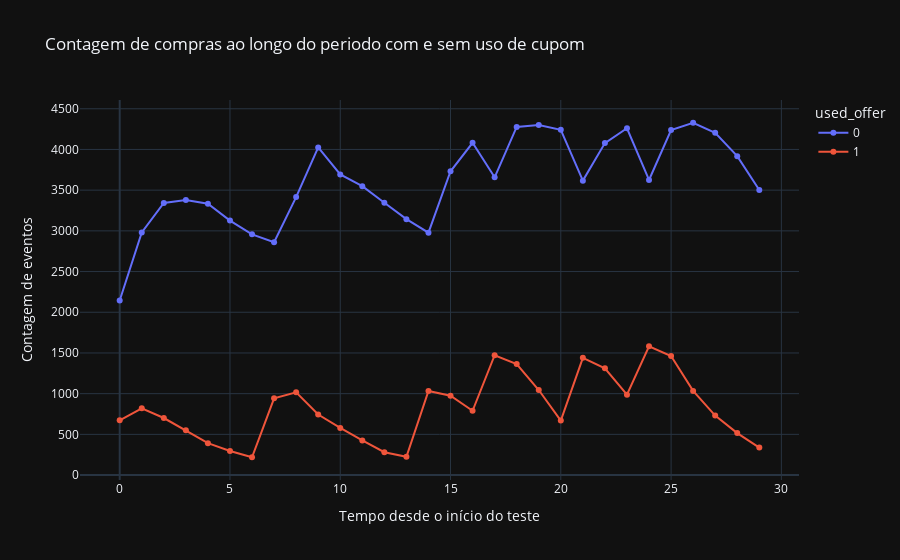

The code cell stored with this chart in its notebook:
### Markdown cell above
## 3.2. Série temporal das transações

### Code cell
date_grouped = (df_union
    .withColumn("time_since_test_start", F.floor(F.col("time_since_test_start")))
    .groupBy(["time_since_test_start", "used_offer"])
    .agg(
        F.count(F.col("time_since_test_start")).alias("count"),
        F.sum(F.col("amount")).alias("ttl_amount")
    )
    .orderBy(F.col("time_since_test_start").asc(), F.col("used_offer").asc())
)

fig = px.line(
    date_grouped.toPandas(),
    x="time_since_test_start",
    y="count",
    color="used_offer", # uso ou não se oferta
    markers=True, # se quiser mostrar pontos nos valores
    title="Contagem de compras ao longo do periodo com e sem uso de cupom"
)

fig.update_layout(
    xaxis_title="Tempo desde o início do teste",
    yaxis_title="Contagem de eventos",
    template="plotly_dark"
)

fig.show()

del(date_grouped)

### Figure 1 — Plotly figure (JSON) as saved in the notebook; plotly's stock layout.template omitted (floating-point values rounded to 4 significant figures)
{"data": [{"hovertemplate": "used_offer=0<br>time_since_test_start=%{x}<br>count=%{y}<extra></extra>", "legendgroup": "0", "line": {"color": "#636efa", "dash": "solid"}, "marker": {"symbol": "circle"}, "mode": "lines+markers", "name": "0", "orientation": "v", "showlegend": true, "type": "scatter", "x": [0, 1, 2, 3, 4, 5, 6, 7, 8, 9, 10, 11, 12, 13, 14, 15, 16, 17, 18, 19, 20, 21, 22, 23, 24, 25, 26, 27, 28, 29], "xaxis": "x", "y": [2145, 2981, 3342, 3380, 3334, 3126, 2957, 2861, 3415, 4025, 3693, 3549, 3346, 3144, 2978, 3732, 4082, 3658, 4277, 4300, 4241, 3617, 4078, 4260, 3625, 4238, 4328, 4204, 3918, 3502], "yaxis": "y"}, {"hovertemplate": "used_offer=1<br>time_since_test_start=%{x}<br>count=%{y}<extra></extra>", "legendgroup": "1", "line": {"color": "#EF553B", "dash": "solid"}, "marker": {"symbol": "circle"}, "mode": "lines+markers", "name": "1", "orientation": "v", "showlegend": true, "type": "scatter", "x": [0, 1, 2, 3, 4, 5, 6, 7, 8, 9, 10, 11, 12, 13, 14, 15, 16, 17, 18, 19, 20, 21, 22, 23, 24, 25, 26, 27, 28, 29], "xaxis": "x", "y": [672, 820, 701, 551, 392, 296, 219, 943, 1016, 744, 579, 425, 281, 225, 1033, 974, 790, 1472, 1364, 1045, 669, 1440, 1311, 988, 1582, 1463, 1034, 731, 516, 338], "yaxis": "y"}], "layout": {"legend": {"title": {"text": "used_offer"}, "tracegroupgap": 0}, "title": {"text": "Contagem de compras ao longo do periodo com e sem uso de cupom"}, "xaxis": {"anchor": "y", "domain": [0, 1], "title": {"text": "Tempo desde o início do teste"}}, "yaxis": {"anchor": "x", "domain": [0, 1], "title": {"text": "Contagem de eventos"}}}}
